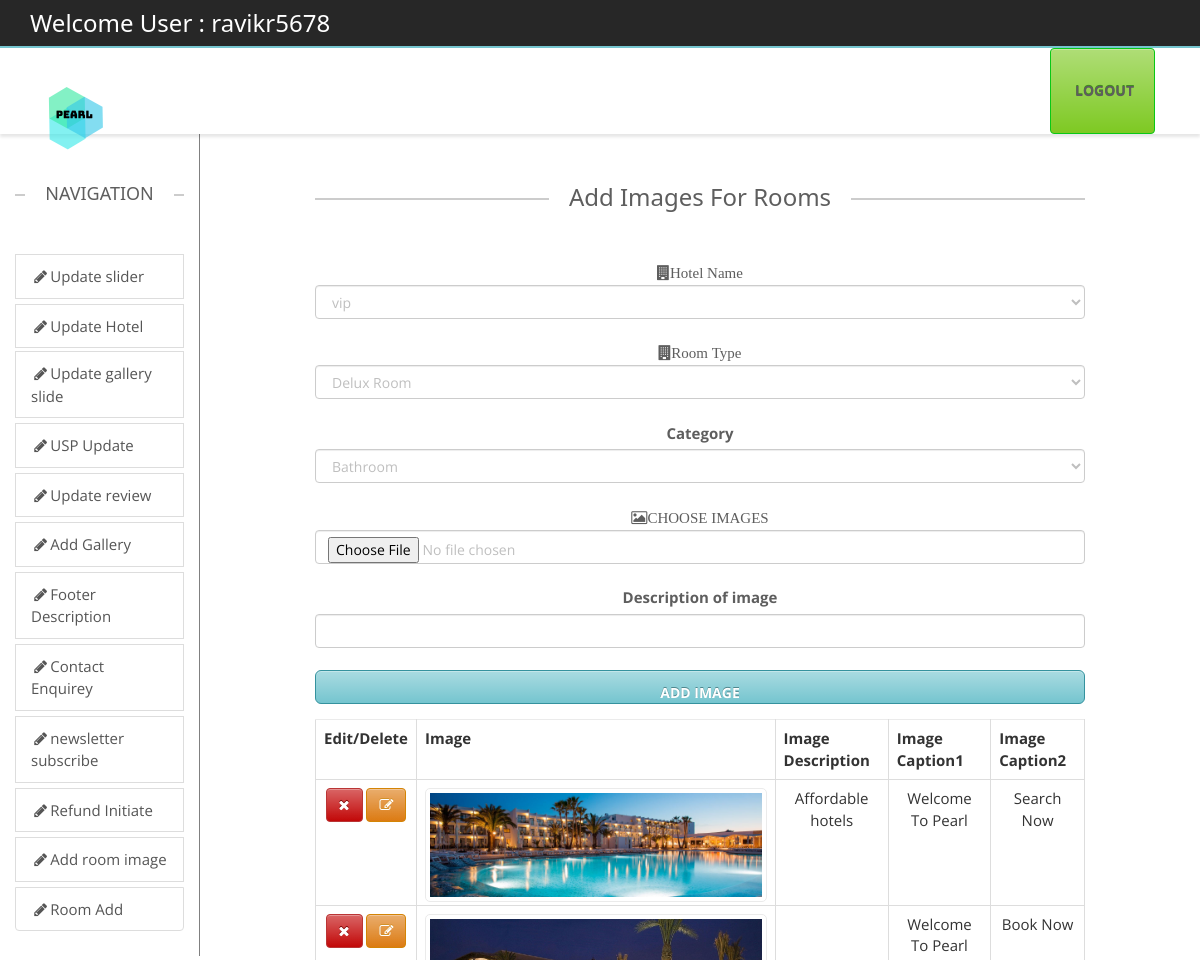
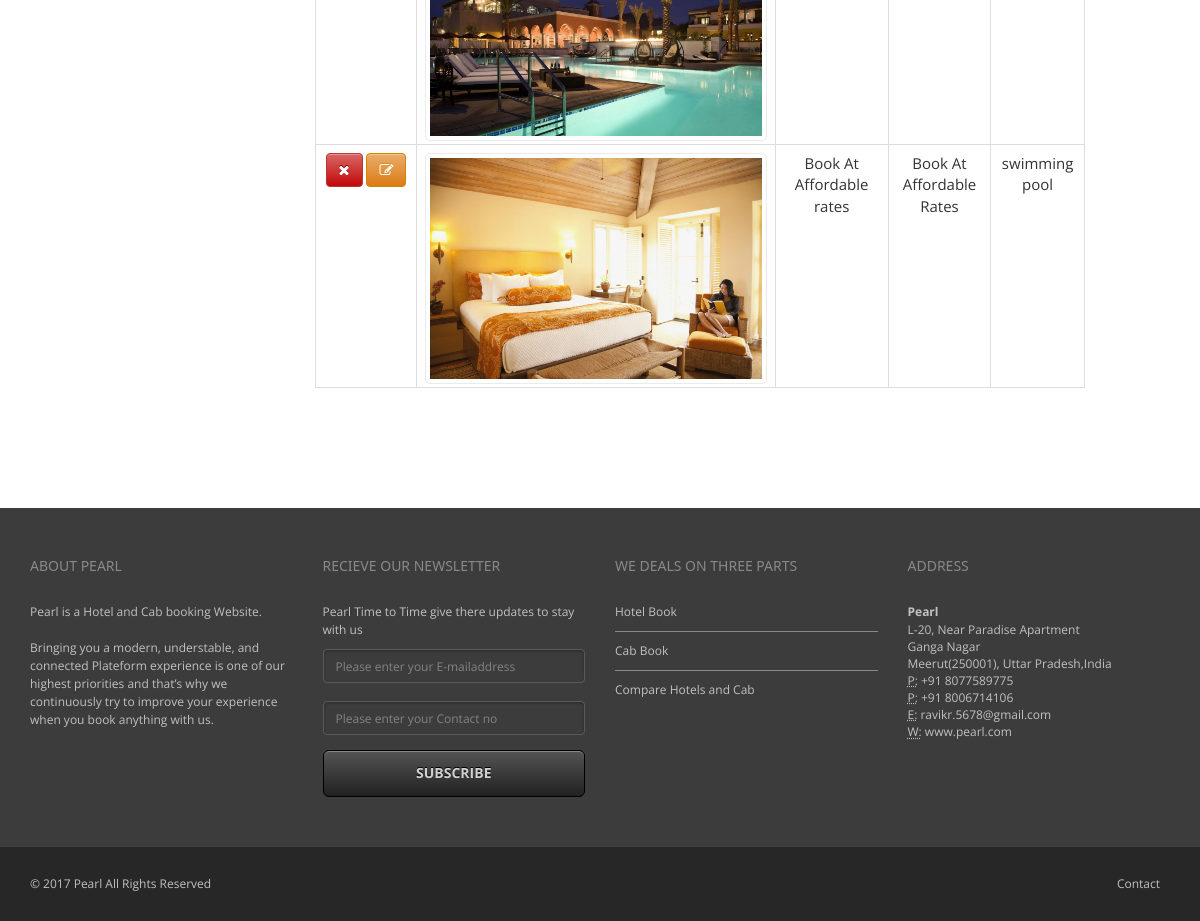
Page /backend/addroomimage.php (signed in) on the committed database (2 pictures, top to bottom).
### tables this page shows
CREATE TABLE `slider` (
  `id` int(11) NOT NULL,
  `Path` varchar(200) DEFAULT NULL,
  `description` varchar(300) DEFAULT NULL,
  `caption` varchar(200) DEFAULT NULL,
  `caption2` varchar(200) DEFAULT NULL
);

### public_html/backend/addroomimage.php (the view, shortened to what this page needs)
<?php
include("headeradmin.php");
include("navigation.php");
include("connect.php");
?>
        <div class="col-sm-1 ">
        </div>
		<div class="col-sm-8">
        <div class="containe-fluid text-center" >
             <h3 class="lined-heading mt50">
            <span>
          Add Images For Rooms
            </span>
        </h3>
        <form action="addroomimgquery.php" class="form-group" method="post" enctype="multipart/form-data" >
		<label class="fa fa-building" style="text-align:left">Hotel Name</label>
		<select name="hotelname" class="form-control">
		<?php $res=mysqli_query($con,"select hname,hotelid from hotel") or die(mysqli_error($con));
		if(mysqli_affected_rows($con)>0){
			while($row=mysqli_fetch_array($res)){
				?>
     <option value="<?php echo  $row[1];?>"><?php echo $row[0];?></option>
				<?php
			}
		}
		?>
		</select><br>
 <label class="fa fa-building" style="text-align:left">Room Type</label>
          <select name="roomid" class="form-control">
     <option value="dlx01">Delux Room</option>
     </select><br>
	 <label >Category</label><br>
        <select name="category" class="form-control">
     <option value="bathroom">Bathroom</option>
     </select><br>
        <label class="fa fa-photo">CHOOSE IMAGES</label><br>
        <input class="form-control" type="file" id="image" name="image" required/><br>
        <label >Description of image</label><br>
        <input class="form-control" type="text" value="" name="description" id="description" /><br>
        <input type="submit" class="form-control btn btn-lg btn-primary" value="Add Image" />
        </form>
         <table class="table table-hover table-stripped table-bordered">
           <tr>
         <th>Edit/Delete</th> <th>Image</th> <th>Image Description</th> <th>Image Caption1</th> <th>Image Caption2</th>
           </tr>
          <?php
		  include("connect.php");
             $res=mysqli_query($con,"select * from slider")or die(mysqli_error($con));
		     while($row=mysqli_fetch_array($res)){
		  ?>
             <tr>
             <td>
             <a href="updateslider.php?iddelete=<?php echo $row[0];?>" class="btn btn-danger"><span class="fa fa-remove"></span> </a>
             <a href="updateslider.php?idedit=<?php echo $row[0];?>" class="btn btn-warning"><span class="fa fa-edit"></span> </a>
             </td>
             <td>
               <img src="../images/slides/<?php echo $row[1];?>" class="img img-thumbnail" style="col-sm-2" />
             </td>
             <td>
             <?php echo $row[2];?>
             </td>
             <td>
             <?php echo $row[3];?>
             </td>
             <td>
             <?php echo $row[4];?>
             </td>
             </tr>
          <?php }?>
        </table>
		</div>
		</div>
        <div class="col-sm-1">
        </div>
	</div>
</div>
<?php include("footer.php");?>

### public_html/backend/css/theme.css (style rules this page uses)
body { overflow-x: hidden; }
html, html a { -webkit-font-smoothing: antialiased !important; }
h1, h2, h3, h4, h5, h6, .h1, .h2, .h3, .h4, .h5, .h6 { font-family: "Open Sans", "Helvetica Neue", Helvetica, Arial, sans-serif; font-weight: 600; line-height: 1.1; color: #5e5e5e; }
h3, .h3 { font-size: 18px; }
.lined-heading { position: relative; margin-top: 0; margin-bottom: 50px; text-align: center; display: block; }
h1.lined-heading:before, h2.lined-heading:before, h3.lined-heading:before, h4.lined-heading:before, h5.lined-heading:before, h6.lined-heading:before { position: absolute; top: 50%; z-index: 1; display: block; width: 100%; height: 1px; border-top: 2px solid #ccc; content: ""; }
h1.lined-heading span, h2.lined-heading span, h3.lined-heading span, h4.lined-heading span, h5.lined-heading span, h6.lined-heading span { position: relative; z-index: 1; padding: 0 20px; background: #fff; display: inline-block; }
body ,.ui-widget, .revolution-starhotel { font-family: "Open Sans", "Helvetica Neue", Helvetica, Arial, sans-serif !important; font-size: 13px; }
a { text-decoration: none; -webkit-transition: color 0.2s ease-in; -moz-transition: color 0.2s ease-in; -ms-transition: color 0.2s ease-in; -o-transition: color 0.2s ease-in; transition: color 0.2s ease-in; }
.mt50 { margin-top: 50px; }
label { color: #5e5e5e; }
.form-control { color: #bfbfbf; }
.form-control option { color: #5e5e5e; }
.btn { background: -moz-linear-gradient(top, rgba(255,255,255,0.38) 0%, rgba(255,255,255,0) 100%); background: -webkit-gradient(linear, left top, left bottom, color-stop(0%, rgba(255,255,255,0.38)), color-stop(100%, rgba(255,255,255,0))); background: -webkit-linear-gradient(top, rgba(255,255,255,0.38) 0%, rgba(255,255,255,0) 100%); background: -o-linear-gradient(top, rgba(255,255,255,0.38) 0%, rgba(255,255,255,0) 100%); background: -ms-linear-gradient(top, rgba(255,255,255,0.38) 0%, rgba(255,255,255,0) 100%); background: linear-gradient(to bottom, rgba(255,255,255,0.38) 0%, rgba(255,255,255,0) 100%); filter: progid:DXImageTransform.Microsoft.gradient( startColorstr='#61ffffff', endColorstr='#00ffffff', GradientType=0 ); color: #ffffff; -webkit-box-shadow: inset 0 1px 0 0 rgba(255,255,255,0.3); box-shadow: inset 0 1px 0 0 rgba(255,255,255,0.3); -webkit-transition: all 0.1s ease-in; -moz-transition: all 0.1s ease-in; -ms-transition: all 0.1s ease-in; -o-transition: all 0.1s ease-in; transition: all 0.1s ease-in; text-transform: uppercase; font-weight: bold; }
.btn-lg { padding: 13px 18px; font-size: 14px; }
.btn-warning { background-color: #dc7b13; border-color: #d48405; text-shadow: 0 -1px 0 #d29128; }
.btn-danger { background-color: #c20808; border-color: #ba3535; text-shadow: 0 -1px 0 #760202; }
.img-thumbnail { border: 1px solid #ebebeb; -webkit-border-radius: 5px 5px 5px 5px; border-radius: 5px 5px 5px 5px; }
.table > thead > tr > th, .table > tbody > tr > th, .table > tfoot > tr > th, .table > thead > tr > td, .table > tbody > tr > td, .table > tfoot > tr > td { border-top: 1px solid #ebebeb; }

### public_html/backend/css/w3.css (style rules this page uses)
button,hr,input { overflow:visible }
html { box-sizing:border-box;-ms-text-size-adjust:100%;-webkit-text-size-adjust:100%;overflow-x:hidden }
*,:after,:before { box-sizing:inherit }
body { margin:0 }
a { background-color:transparent;-webkit-text-decoration-skip:objects;color:inherit }
img { border-style:none;margin-bottom:-5px }
button,input,select,textarea { font:inherit;margin:0 }
button,select { text-transform:none }
[type=reset],[type=submit],button,html [type=button] { -webkit-appearance:button }
body,html { font-family:Verdana,sans-serif;font-size:15px;line-height:1.5 }
h3 { font-size:24px }
h1,h2,h3,h4,h5,h6 { font-family:"Segoe UI",Arial,sans-serif;font-weight:400;margin:10px 0 }

### public_html/backend/css/colors/turquoise.css (style rules this page uses)
a { color: #75c5cf; }
.btn-primary { background-color: #75c5cf; border-color: #35929e; text-shadow: 0 -1px 0 #50878e; }

### rows in the picture
slider: Path (picture), description "Affordable hotels", caption "Welcome To Pearl", caption2 "Search Now"
slider: Path (picture), caption "Welcome To Pearl", caption2 "Book Now"
slider: Path (picture), description "Book At Affordable rates", caption "Book At Affordable Rates", caption2 "swimming pool"

### other values in the picture
$_SESSION['login_user'] "ravikr5678"
form field hotelname "vip"
